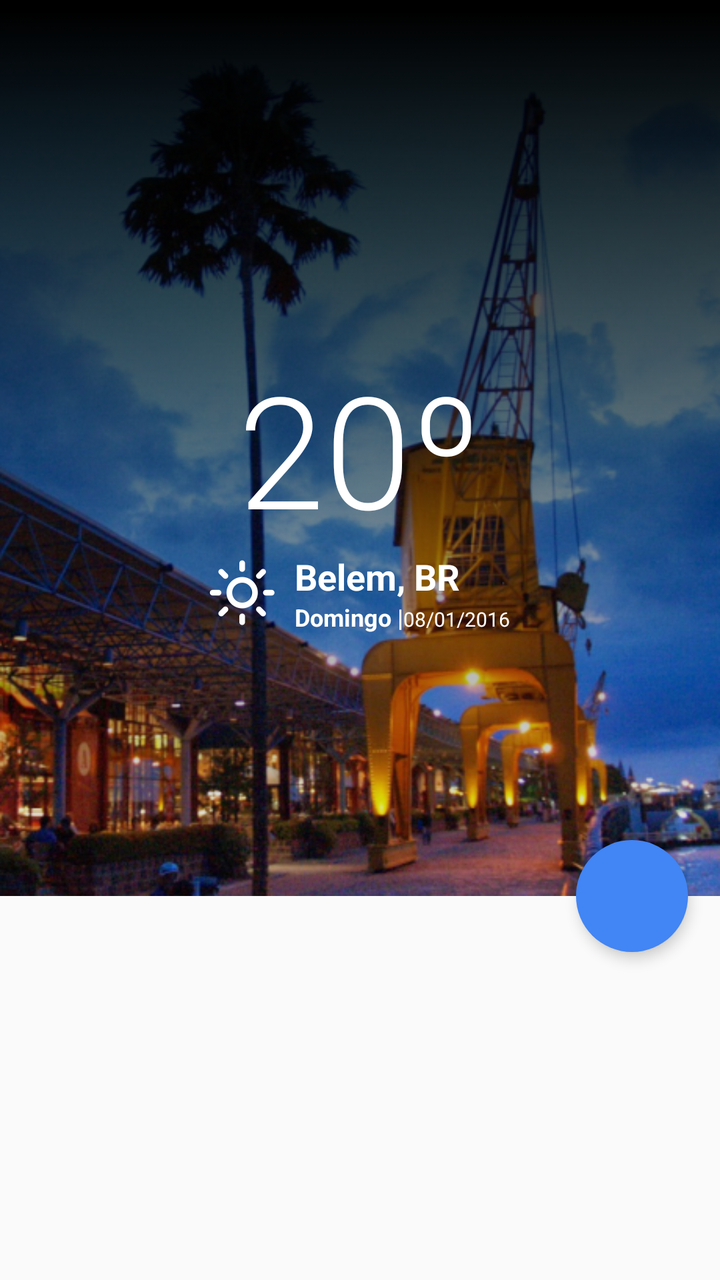
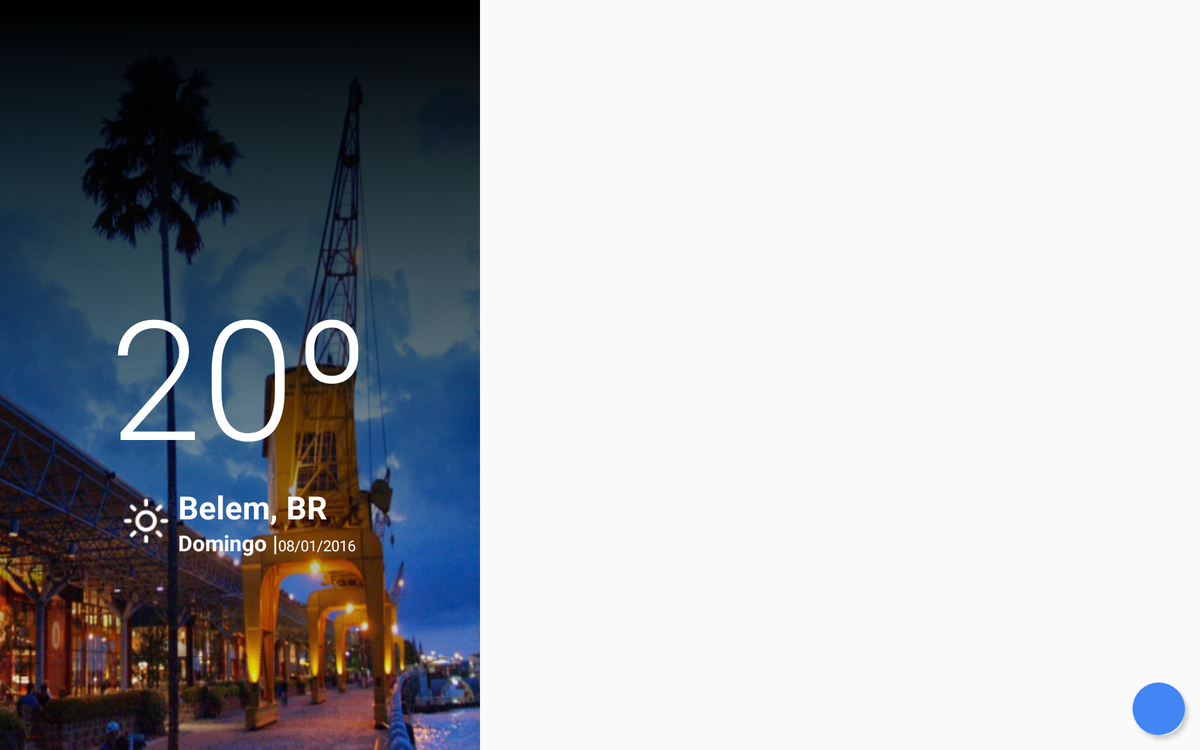

Two renders of one Android screen. The first uses the default layout on a phone; the second uses the alternative layout the repository ships for a different screen configuration, on a matching device. The two XML files are below.
<!-- AndroidManifest.xml: activity theme AppTheme2 -->
<!-- res/layout/activity_temperatura.xml -->
<?xml version="1.0" encoding="utf-8"?>
<android.support.design.widget.CoordinatorLayout xmlns:android="http://schemas.android.com/apk/res/android"
    xmlns:app="http://schemas.android.com/apk/res-auto"
    android:layout_width="match_parent"
    android:layout_height="match_parent">

    <LinearLayout
        android:layout_width="match_parent"
        android:layout_height="match_parent"
        android:orientation="vertical">

        <LinearLayout
            android:id="@+id/viewA"
            android:layout_width="match_parent"
            android:layout_height="match_parent"
            android:layout_weight="0.3"
            android:orientation="horizontal">

            <RelativeLayout
                android:layout_width="match_parent"
                android:layout_height="match_parent">

                <ImageView
                    android:id="@+id/id_foto_local"
                    android:layout_width="match_parent"
                    android:layout_height="match_parent"
                    android:contentDescription="@string/imagem_cidade"
                    android:scaleType="fitXY"
                    android:src="@drawable/img_belem" />

                <FrameLayout
                    android:layout_width="match_parent"
                    android:layout_height="match_parent"
                    android:background="@drawable/front_transparente">

                    <android.support.v7.widget.Toolbar
                        android:id="@+id/tb_main"
                        android:layout_width="match_parent"
                        android:layout_height="?attr/actionBarSize"
                        android:background="@android:color/transparent"
                        android:minHeight="?attr/actionBarSize"
                        app:popupTheme="@style/ThemeOverlay.AppCompat.Light" />

                    <RelativeLayout
                        android:layout_width="match_parent"
                        android:layout_height="match_parent">

                        <TextView
                            android:id="@+id/id_temperatura"
                            android:layout_width="wrap_content"
                            android:layout_height="wrap_content"
                            android:layout_centerHorizontal="true"
                            android:layout_centerVertical="true"
                            android:layout_gravity="center"
                            android:fontFamily="sans-serif-light"
                            android:text="@string/place_holder_temperatura"
                            android:textColor="@android:color/white"
                            android:textSize="78sp" />


                        <RelativeLayout
                            android:layout_width="wrap_content"
                            android:layout_height="wrap_content"
                            android:layout_below="@+id/id_temperatura"
                            android:layout_centerHorizontal="true"
                            android:gravity="center">

                            <ImageView
                                android:id="@+id/id_desenho_clima"
                                android:layout_width="wrap_content"
                                android:layout_height="wrap_content"
                                android:layout_centerVertical="true"
                                android:contentDescription="@string/icone_clima"
                                android:src="@drawable/ic_sol" />

                            <TextView
                                android:id="@+id/id_cidade_pais"
                                android:layout_width="wrap_content"
                                android:layout_height="wrap_content"
                                android:layout_gravity="center|start"
                                android:layout_marginStart="10dp"
                                android:layout_toEndOf="@+id/id_desenho_clima"
                                android:text="@string/place_holder_cidade_pais"
                                android:textColor="@android:color/white"
                                android:textSize="18sp"
                                android:textStyle="bold" />

                            <TextView
                                android:id="@+id/id_dia_da_semana"
                                android:layout_width="wrap_content"
                                android:layout_height="wrap_content"
                                android:layout_alignStart="@+id/id_cidade_pais"
                                android:layout_below="@+id/id_cidade_pais"
                                android:layout_gravity="center|start"
                                android:text="@string/place_holder_dia_semana"
                                android:textColor="@android:color/white"
                                android:textSize="12sp"
                                android:textStyle="bold" />

                            <TextView
                                android:id="@+id/id_data"
                                android:layout_width="wrap_content"
                                android:layout_height="wrap_content"
                                android:layout_alignBaseline="@+id/id_dia_da_semana"
                                android:layout_below="@+id/id_cidade_pais"
                                android:layout_gravity="center|start"
                                android:layout_toEndOf="@+id/id_dia_da_semana"
                                android:text="@string/place_holder_data"
                                android:textColor="@android:color/white"
                                android:textSize="10sp" />

                        </RelativeLayout>
                    </RelativeLayout>
                </FrameLayout>
            </RelativeLayout>

        </LinearLayout>

        <LinearLayout
            android:id="@+id/id_background"
            android:layout_width="match_parent"
            android:layout_height="match_parent"
            android:layout_weight="0.7"
            android:gravity="center"
            android:orientation="horizontal">


        </LinearLayout>
    </LinearLayout>

    <android.support.design.widget.FloatingActionButton
        android:id="@+id/fab"
        android:layout_width="wrap_content"
        android:layout_height="wrap_content"
        android:layout_margin="16dp"
        android:clickable="true"
        android:src="@drawable/ic_plus"
        app:borderWidth="0dp"
        app:elevation="4dp"
        app:layout_anchor="@id/viewA"
        app:layout_anchorGravity="bottom|right|end" />

</android.support.design.widget.CoordinatorLayout>
<!-- resources referenced by this layout -->
<resources>
  <!-- drawable front_transparente: png bitmap (drawable, 5072 bytes) -->
  <!-- drawable ic_sol: png bitmap (drawable-large, 1422 bytes) -->
  <!-- drawable img_belem: png bitmap (drawable-xhdpi, 494095 bytes) -->
  <string name="icone_clima">Ícone do clima</string>
  <string name="imagem_cidade">Imagem da cidade</string>
  <string name="place_holder_cidade_pais">Belem, BR</string>
  <string name="place_holder_data"> 08/01/2016</string>
  <string name="place_holder_dia_semana">Domingo |</string>
  <string name="place_holder_temperatura">20º</string>
  <!-- from res/values-v21/ -->
  <style name="AppTheme2" parent="Theme.AppCompat.Light.NoActionBar">
          
          <item name="android:colorPrimary">@color/PrimaryColor</item>
          <item name="android:colorPrimaryDark">@color/PrimaryDarkColor</item>
          <item name="android:statusBarColor">@android:color/transparent</item>
          <item name="android:windowTranslucentStatus">true</item>
          <item name="colorAccent">@color/AccentColor</item>
      </style>
  <color name="PrimaryColor">#3367D6</color>
  <color name="PrimaryDarkColor">#224daa</color>
  <color name="AccentColor">#4285F4</color>
</resources>
<!-- res/layout-sw720dp/activity_temperatura.xml (the repository's variant of the layout above) -->
<!-- drawn on a large tablet held sideways -->
<?xml version="1.0" encoding="utf-8"?>
<android.support.design.widget.CoordinatorLayout xmlns:android="http://schemas.android.com/apk/res/android"
    xmlns:app="http://schemas.android.com/apk/res-auto"
    android:layout_width="match_parent"
    android:layout_height="match_parent">

    <LinearLayout
        android:baselineAligned="false"
        android:layout_width="match_parent"
        android:layout_height="match_parent"
        android:orientation="horizontal">

        <LinearLayout
            android:id="@+id/viewA"
            android:layout_width="match_parent"
            android:layout_height="match_parent"
            android:layout_weight="0.6"
            android:orientation="horizontal">

            <RelativeLayout
                android:layout_width="match_parent"
                android:layout_height="match_parent">

                <ImageView
                    android:id="@+id/id_foto_local"
                    android:layout_width="match_parent"
                    android:layout_height="match_parent"
                    android:contentDescription="@string/imagem_cidade"
                    android:scaleType="fitXY"
                    android:src="@drawable/img_belem" />

                <FrameLayout
                    android:layout_width="match_parent"
                    android:layout_height="match_parent"
                    android:background="@drawable/front_transparente">

                    <android.support.v7.widget.Toolbar
                        android:id="@+id/tb_main"
                        android:layout_width="match_parent"
                        android:layout_height="?attr/actionBarSize"
                        android:background="@android:color/transparent"
                        android:minHeight="?attr/actionBarSize"
                        app:popupTheme="@style/ThemeOverlay.AppCompat.Light" />

                    <RelativeLayout
                        android:layout_width="match_parent"
                        android:layout_height="match_parent">

                        <TextView
                            android:id="@+id/id_temperatura"
                            android:layout_width="wrap_content"
                            android:layout_height="wrap_content"
                            android:layout_centerHorizontal="true"
                            android:layout_centerVertical="true"
                            android:layout_gravity="center"
                            android:fontFamily="sans-serif-light"
                            android:text="@string/place_holder_temperatura"
                            android:textColor="@android:color/white"
                            android:textSize="178sp" />


                        <RelativeLayout
                            android:layout_width="wrap_content"
                            android:layout_height="wrap_content"
                            android:layout_below="@+id/id_temperatura"
                            android:layout_centerHorizontal="true"
                            android:gravity="center">

                            <ImageView
                                android:id="@+id/id_desenho_clima"
                                android:layout_width="wrap_content"
                                android:contentDescription="@string/icone_clima"
                                android:layout_height="wrap_content"
                                android:layout_centerVertical="true"
                                android:src="@drawable/ic_sol" />

                            <TextView
                                android:id="@+id/id_cidade_pais"
                                android:layout_width="wrap_content"
                                android:layout_height="wrap_content"
                                android:layout_gravity="center|start"
                                android:layout_marginStart="10dp"
                                android:layout_toEndOf="@+id/id_desenho_clima"
                                android:text="@string/place_holder_cidade_pais"
                                android:textColor="@android:color/white"
                                android:textSize="34sp"
                                android:textStyle="bold" />

                            <TextView
                                android:id="@+id/id_dia_da_semana"
                                android:layout_width="wrap_content"
                                android:layout_height="wrap_content"
                                android:layout_alignStart="@+id/id_cidade_pais"
                                android:layout_below="@+id/id_cidade_pais"
                                android:layout_gravity="center|start"
                                android:text="@string/place_holder_dia_semana"
                                android:textColor="@android:color/white"
                                android:textSize="23sp"
                                android:textStyle="bold" />

                            <TextView
                                android:id="@+id/id_data"
                                android:layout_width="wrap_content"
                                android:layout_height="wrap_content"
                                android:layout_alignBaseline="@+id/id_dia_da_semana"
                                android:layout_below="@+id/id_cidade_pais"
                                android:layout_gravity="center|start"
                                android:layout_toEndOf="@+id/id_dia_da_semana"
                                android:text="@string/place_holder_data"
                                android:textColor="@android:color/white"
                                android:textSize="16sp" />

                        </RelativeLayout>
                    </RelativeLayout>
                </FrameLayout>
            </RelativeLayout>

        </LinearLayout>

        <LinearLayout
            android:layout_width="match_parent"
            android:layout_height="match_parent"
            android:layout_weight="0.4"
            android:gravity="center"
            android:orientation="horizontal">

            <FrameLayout
                android:layout_width="match_parent"
                android:layout_height="match_parent">

                <LinearLayout
                    android:id="@+id/id_background"
                    android:layout_width="match_parent"
                    android:layout_height="match_parent"
                    android:gravity="center"
                    android:orientation="horizontal">


                </LinearLayout>

                <FrameLayout
                    android:layout_width="match_parent"
                    android:layout_height="match_parent">

                    <android.support.design.widget.FloatingActionButton
                        android:id="@+id/fab"
                        android:layout_width="wrap_content"
                        android:layout_height="wrap_content"
                        android:layout_gravity="end|bottom"
                        android:layout_margin="16dp"
                        android:clickable="true"
                        android:src="@drawable/ic_plus"
                        app:borderWidth="0dp"
                        app:elevation="4dp"
                        app:layout_anchorGravity="bottom|right|end" />
                </FrameLayout>

            </FrameLayout>

        </LinearLayout>
    </LinearLayout>

</android.support.design.widget.CoordinatorLayout>
